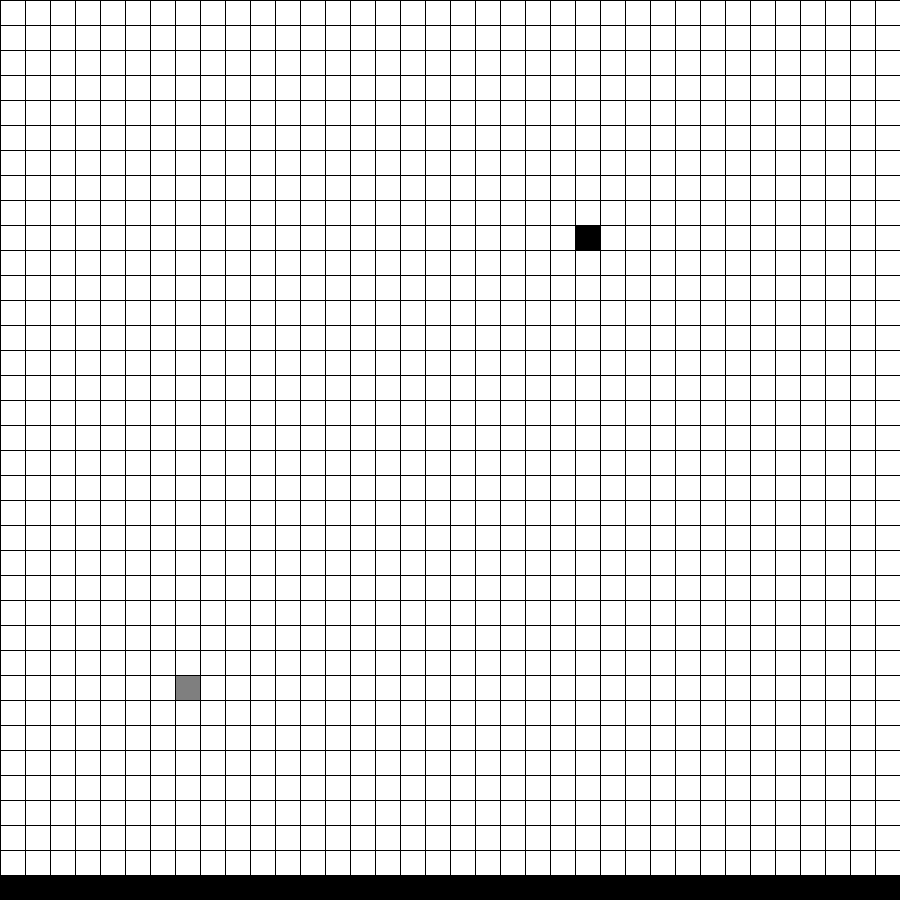
Frame 1 (no input)
Frame 60 (the mouse pressed at the canvas centre just before this capture): identical to frame 1, image omitted
Frame 120 (the mouse held since frame 60 and released just before this capture): identical to frame 1, image omitted

The Processing sketch that drew this single still picture (run headless with seeded random() and noise(); from frame 60 on, the mouse is pressed at the canvas centre):

// Processing sketch: snake
// ── snake.pde
String[] Scene;
Player player;

int n=0;

void setup() {
  size(900, 900);
  Scene = new String[width/25*height/25]; 
  player = new Player();
  n = floor(random(width/25)) * floor(random(height/25));
  Scene[n] = "Apple";
}

void draw() {
  background(0);
  
  for (int x=0; x<width/25; x++) {
    for (int y=0; y<height/25-1; y++) {
      if (Scene[x*(width/25-1)+y] == null) {
        fill(255);
      }
      else if(Scene[x*(width/25-1)+y] == "Apple"){
        fill(255/2);
      }
      else{
         fill(0);
      }
    rect(25*x, 25*y, 25, 25);
    }
  }
}

void keyPressed(){
  if(key=='a'){
    player.move(-1,0); 
  }
  else if(key=='s'){
    player.move(+1, 0);
  }
}

// ── Player.pde
class Player{
  int x[] = new int[50];
  int y[] = new int[50];
  int size = 1;
  //int x = (width/25) /2;
  //int y = (height/25) /2;
  //int[] tail = new int[50];
  //int oldX;
  //int oldY;
  
  
  Player(){
    x[0] = floor(random(width/25));
    y[0] = floor(random(height/25));
    Scene[x[0]*(width/25-1)+y[0]] = "Player";
  }
  
  void move(int x_, int y_){
    eat(x_, y_);
    for(int a=0; a<size; a++){
      Scene[(x[a]+x_)*(width/25-1)+(y[a]+y_)] ="Player"; 
    }
  }
  
  void eat(int x_, int y_){
    if(Scene[(x[0]+x_)*(width/25-1)+(y[0]+y_)] == "Apple"){
      n = floor(random(width/25)) * floor(random(height/25));
      Scene[n] = "Apple";
      size++;
      x[size] = x[size-1];
      y[size] = x[size-1];
    }
  }
}
